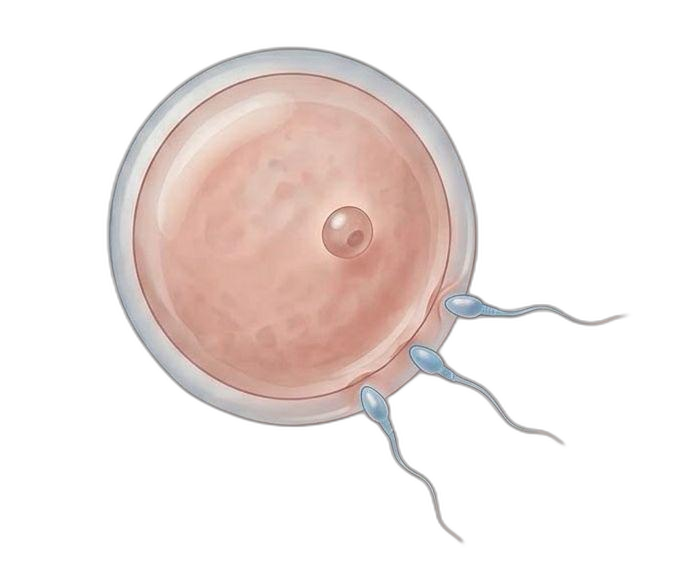
#> input picture assets/images/baby_stages/week_1.png, 685 x 564 px; its folder holds only this picture in this run
$ python remove_bg.py
#> lines starting #> are read from the running program, lines starting #| are printed output that depends on the picture; after the words box and inside, x2 and y2 are one past the last pixel; in counts of white or black regions, pixels touching at a corner belong together
"""
Bebek gelişim görsellerinden arka planı kaldır.
Köşelerden BFS flood-fill kullanır — içerideki beyaz alanlar korunur.
Kullanım: python3 remove_bg.py
"""
from PIL import Image
import numpy as np
from collections import deque
import os

FOLDER = "assets/images/baby_stages"
TOLERANCE = 40  # Arka plan renk toleransı (0-255). Gerekirse artır.


def remove_bg(img_path: str, tolerance: int = TOLERANCE):
#> called with img_path = 'assets/images/baby_stages/week_1.png', tolerance = 40
    img = Image.open(img_path).convert("RGBA")
#> img is the input picture: PIL image 685x564 RGBA; mean R, G, B, A 61.3, 52, 49.3, 74.5
    data = np.array(img, dtype=np.uint8)
    h, w = data.shape[:2]
#> h = 564; w = 685

    # Referans arka plan rengi: sol üst köşe pikseli
    bg = data[0, 0, :3].astype(int)
#> bg = [0, 0, 0]

    visited = np.zeros((h, w), dtype=bool)
    to_clear = np.zeros((h, w), dtype=bool)

    # Başlangıç tohumları: 4 köşe + kenar pikselleri
    seeds = []
    for x in range(w):
        seeds += [(0, x), (h - 1, x)]
    for y in range(h):
        seeds += [(y, 0), (y, w - 1)]

    queue = deque()
    for (y, x) in seeds:
        if visited[y, x]:
            continue
        visited[y, x] = True
        r, g, b, a = data[y, x]
        if a < 10:  # zaten şeffafsa direkt ekle
            to_clear[y, x] = True
            queue.append((y, x))
            continue
        diff = abs(int(r) - bg[0]) + abs(int(g) - bg[1]) + abs(int(b) - bg[2])
        if diff <= tolerance * 3:
            to_clear[y, x] = True
            queue.append((y, x))
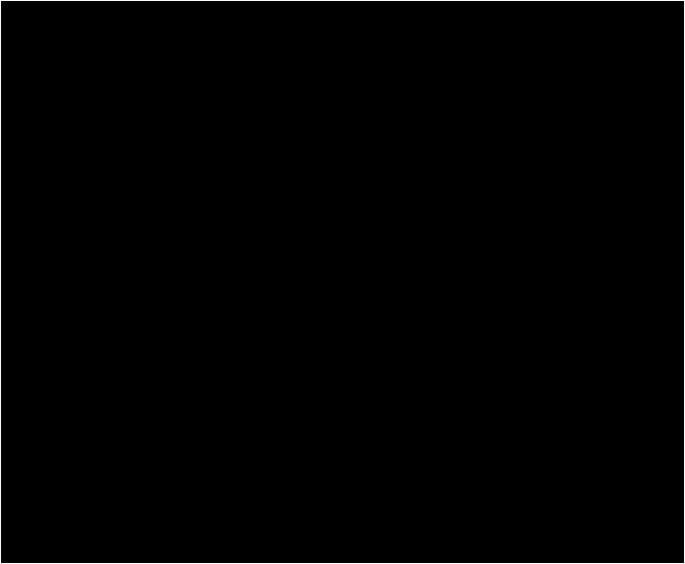
#> to_clear: shape (564, 685) bool; 0.65% white in thin lines or dots

    # BFS
    while queue:
        y, x = queue.popleft()
        for dy, dx in ((-1, 0), (1, 0), (0, -1), (0, 1)):
            ny, nx = y + dy, x + dx
            if ny < 0 or ny >= h or nx < 0 or nx >= w:
                continue
            if visited[ny, nx]:
                continue
            visited[ny, nx] = True
            r, g, b, a = data[ny, nx]
            if a < 10:
                to_clear[ny, nx] = True
                queue.append((ny, nx))
                continue
            diff = abs(int(r) - bg[0]) + abs(int(g) - bg[1]) + abs(int(b) - bg[2])
            if diff <= tolerance * 3:
                to_clear[ny, nx] = True
                queue.append((ny, nx))
#> this loop made 271405 passes
#> (y, x) on passes 1 to 3: (0, 0), (563, 0), (0, 1)
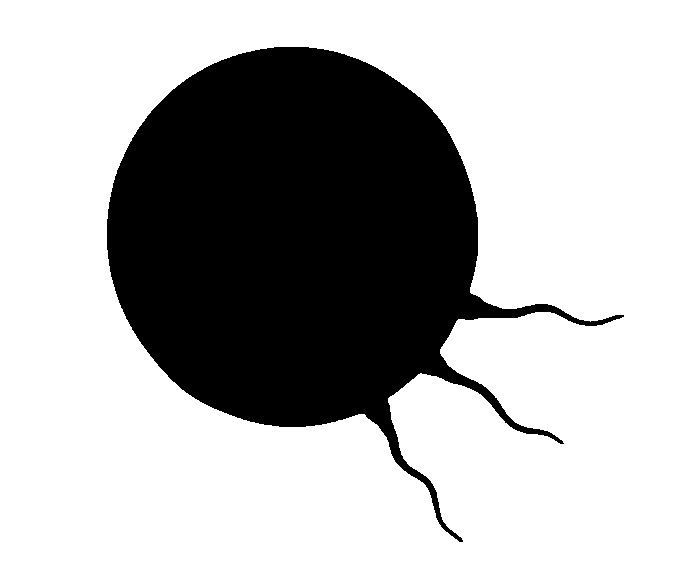
#> to_clear: shape (564, 685) bool; 70.3% white; 1 black region, box (x1, y1, x2, y2) and area: (107, 47, 624, 542) 114935
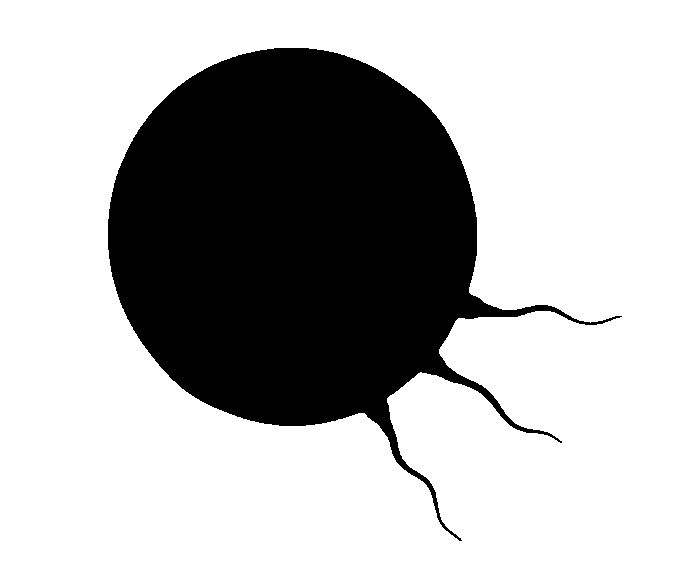
#> visited: shape (564, 685) bool; 70.7% white; 1 black region, box (x1, y1, x2, y2) and area: (108, 48, 622, 541) 113044

    data[to_clear, 3] = 0
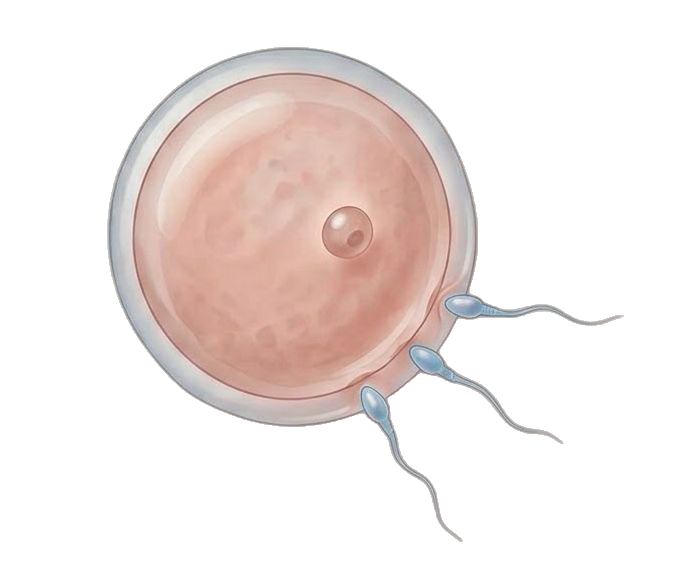
#> data: shape (564, 685, 4); 1.53% of pixels changed, all inside (x1, y1, x2, y2) = (102, 42, 633, 548); transparent parts drawn white
    Image.fromarray(data).save(img_path, "PNG")
    pct = 100 * np.sum(to_clear) / (h * w)
#> pct = 70.25
    print(f"  ✅ {os.path.basename(img_path):30s}  {pct:.1f}% şeffaflaştırıldı")
#|   ✅ week_1.png                      70.3% şeffaflaştırıldı


if __name__ == "__main__":
    files = sorted(f for f in os.listdir(FOLDER)
                   if f.endswith(".png") and not f.startswith("."))
    print(f"{len(files)} dosya işlenecek...\n")
    for f in files:
        try:
            remove_bg(os.path.join(FOLDER, f))
        except Exception as e:
            print(f"  ❌ {f}: {e}")
    print("\nTamamlandı!")

$ run again, on assets/images/baby_stages/week_2.png
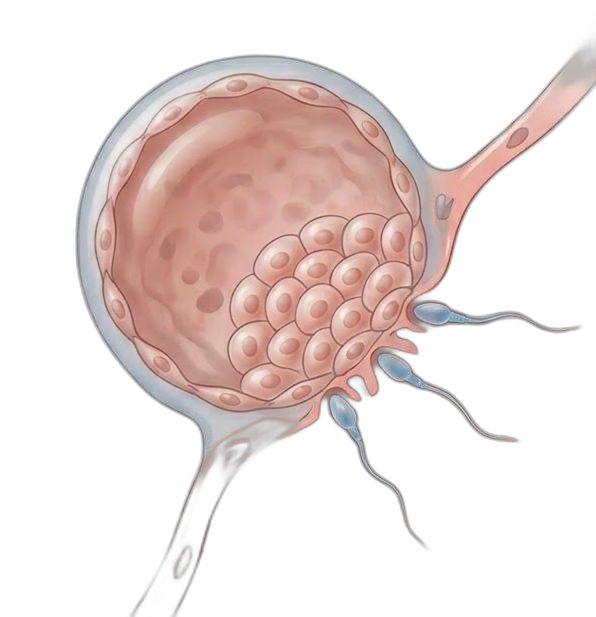
#> input picture assets/images/baby_stages/week_2.png, 596 x 617 px
#> in remove_bg, img is the input picture: PIL image 596x617 RGBA; mean R, G, B, A 65.6, 52.7, 50.2, 82.5
#> bg = [0, 0, 0]
#> the loop in remove_bg, `while queue:` made 244074 passes
#> (y, x) on passes 1 to 3: (0, 0), (616, 0), (0, 1)
#> after the loop in remove_bg, `while queue:`:
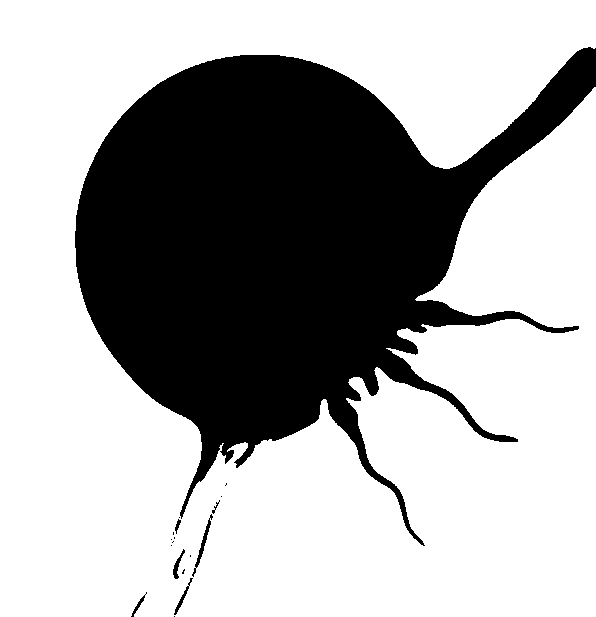
#> to_clear: shape (617, 596) bool; 66.4% white; 18 black regions (11 under 20 px), largest, box (x1, y1, x2, y2) and area: (75, 47, 596, 546) 123072, (192, 514, 213, 577) 201, (173, 549, 185, 579) 111
#> in remove_bg, `data[to_clear, 3] = 0`:
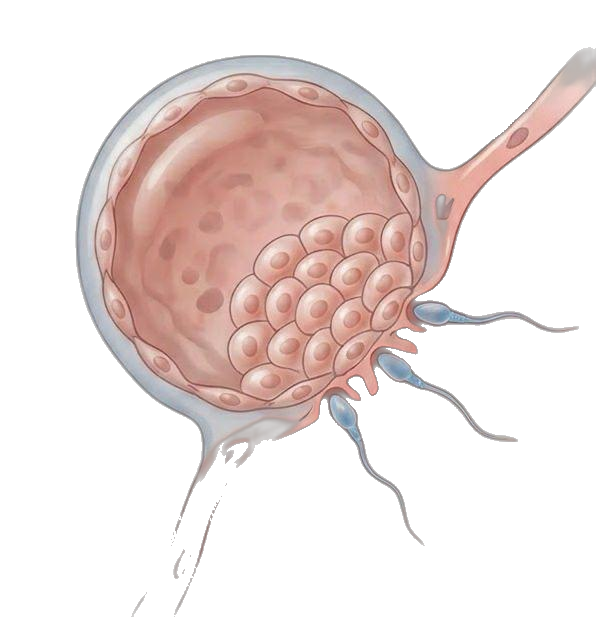
#> data: shape (617, 596, 4); 3.71% of pixels changed, all inside (x1, y1, x2, y2) = (70, 0, 596, 617); transparent parts drawn white
#> pct = 66.37
#|   ✅ week_2.png                      66.4% şeffaflaştırıldı
